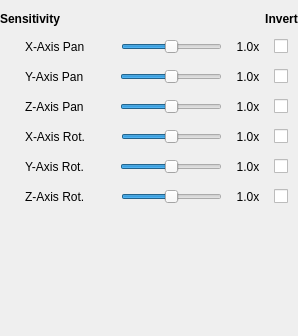
<?xml version="1.0" encoding="UTF-8"?>
<ui version="4.0">
 <class>librepcb::editor::SpaceMouseSettingsWidget</class>
 <widget class="QWidget" name="librepcb::editor::SpaceMouseSettingsWidget">
  <property name="geometry">
   <rect>
    <x>0</x>
    <y>0</y>
    <width>298</width>
    <height>336</height>
   </rect>
  </property>
  <layout class="QVBoxLayout" name="verticalLayout">
   <property name="spacing">
    <number>0</number>
   </property>
   <property name="leftMargin">
    <number>0</number>
   </property>
   <property name="topMargin">
    <number>0</number>
   </property>
   <property name="rightMargin">
    <number>0</number>
   </property>
   <property name="bottomMargin">
    <number>0</number>
   </property>
   <item>
    <widget class="QStackedWidget" name="stkSpaceMouse">
     <property name="currentIndex">
      <number>0</number>
     </property>
     <widget class="QWidget" name="pageSpaceMouseControls">
      <layout class="QGridLayout" name="gridLayoutSpaceMouse">
       <property name="leftMargin">
        <number>0</number>
       </property>
       <property name="rightMargin">
        <number>0</number>
       </property>
       <item row="2" column="1">
        <layout class="QHBoxLayout" name="horizontalLayout_11">
         <property name="topMargin">
          <number>0</number>
         </property>
         <item>
          <widget class="QLabel" name="label_9">
           <property name="font">
            <font>
             <bold>true</bold>
            </font>
           </property>
           <property name="text">
            <string>Sensitivity</string>
           </property>
          </widget>
         </item>
         <item>
          <spacer name="horizontalSpacer_4">
           <property name="orientation">
            <enum>Qt::Orientation::Horizontal</enum>
           </property>
           <property name="sizeHint" stdset="0">
            <size>
             <width>40</width>
             <height>20</height>
            </size>
           </property>
          </spacer>
         </item>
         <item>
          <widget class="QLabel" name="lblSpaceMouseReverseHeader">
           <property name="font">
            <font>
             <bold>true</bold>
            </font>
           </property>
           <property name="text">
            <string>Invert</string>
           </property>
           <property name="alignment">
            <set>Qt::AlignmentFlag::AlignCenter</set>
           </property>
          </widget>
         </item>
        </layout>
       </item>
       <item row="15" column="1">
        <layout class="QHBoxLayout" name="horizontalLayout_10">
         <property name="leftMargin">
          <number>25</number>
         </property>
         <property name="topMargin">
          <number>0</number>
         </property>
         <property name="rightMargin">
          <number>10</number>
         </property>
         <item>
          <widget class="QLabel" name="label_28">
           <property name="text">
            <string>Z-Axis Rot.</string>
           </property>
          </widget>
         </item>
         <item>
          <widget class="QLabel" name="lblSpaceMouseIconYaw">
           <property name="minimumSize">
            <size>
             <width>24</width>
             <height>24</height>
            </size>
           </property>
           <property name="text">
            <string notr="true"/>
           </property>
           <property name="alignment">
            <set>Qt::AlignmentFlag::AlignCenter</set>
           </property>
          </widget>
         </item>
         <item>
          <widget class="QSlider" name="sldSpaceMouseYaw">
           <property name="toolTip">
            <string>Double-click to reset</string>
           </property>
           <property name="minimum">
            <number>-100</number>
           </property>
           <property name="maximum">
            <number>100</number>
           </property>
           <property name="singleStep">
            <number>5</number>
           </property>
           <property name="pageStep">
            <number>10</number>
           </property>
           <property name="value">
            <number>0</number>
           </property>
           <property name="orientation">
            <enum>Qt::Orientation::Horizontal</enum>
           </property>
          </widget>
         </item>
         <item>
          <widget class="QLabel" name="lblSpaceMouseYawValue">
           <property name="minimumSize">
            <size>
             <width>40</width>
             <height>0</height>
            </size>
           </property>
           <property name="text">
            <string notr="true">1.0x</string>
           </property>
           <property name="alignment">
            <set>Qt::AlignmentFlag::AlignCenter</set>
           </property>
           <property name="margin">
            <number>0</number>
           </property>
          </widget>
         </item>
         <item>
          <widget class="QCheckBox" name="chkSpaceMouseYawInvert">
           <property name="text">
            <string notr="true"/>
           </property>
          </widget>
         </item>
        </layout>
       </item>
       <item row="11" column="1">
        <layout class="QHBoxLayout" name="horizontalLayout_8">
         <property name="leftMargin">
          <number>25</number>
         </property>
         <property name="topMargin">
          <number>0</number>
         </property>
         <property name="rightMargin">
          <number>10</number>
         </property>
         <item>
          <widget class="QLabel" name="label_26">
           <property name="text">
            <string>X-Axis Rot.</string>
           </property>
          </widget>
         </item>
         <item>
          <widget class="QLabel" name="lblSpaceMouseIconPitch">
           <property name="minimumSize">
            <size>
             <width>24</width>
             <height>24</height>
            </size>
           </property>
           <property name="text">
            <string notr="true"/>
           </property>
           <property name="alignment">
            <set>Qt::AlignmentFlag::AlignCenter</set>
           </property>
          </widget>
         </item>
         <item>
          <widget class="QSlider" name="sldSpaceMousePitch">
           <property name="toolTip">
            <string>Double-click to reset</string>
           </property>
           <property name="minimum">
            <number>-100</number>
           </property>
           <property name="maximum">
            <number>100</number>
           </property>
           <property name="singleStep">
            <number>5</number>
           </property>
           <property name="pageStep">
            <number>10</number>
           </property>
           <property name="value">
            <number>0</number>
           </property>
           <property name="orientation">
            <enum>Qt::Orientation::Horizontal</enum>
           </property>
          </widget>
         </item>
         <item>
          <widget class="QLabel" name="lblSpaceMousePitchValue">
           <property name="minimumSize">
            <size>
             <width>40</width>
             <height>0</height>
            </size>
           </property>
           <property name="text">
            <string notr="true">1.0x</string>
           </property>
           <property name="alignment">
            <set>Qt::AlignmentFlag::AlignCenter</set>
           </property>
          </widget>
         </item>
         <item>
          <widget class="QCheckBox" name="chkSpaceMousePitchInvert">
           <property name="text">
            <string notr="true"/>
           </property>
          </widget>
         </item>
        </layout>
       </item>
       <item row="5" column="1">
        <layout class="QHBoxLayout" name="horizontalLayout_4">
         <property name="leftMargin">
          <number>25</number>
         </property>
         <property name="topMargin">
          <number>0</number>
         </property>
         <property name="rightMargin">
          <number>10</number>
         </property>
         <property name="bottomMargin">
          <number>0</number>
         </property>
         <item>
          <widget class="QLabel" name="label_22">
           <property name="text">
            <string>X-Axis Pan</string>
           </property>
          </widget>
         </item>
         <item>
          <widget class="QLabel" name="lblSpaceMouseIconPanH">
           <property name="minimumSize">
            <size>
             <width>24</width>
             <height>24</height>
            </size>
           </property>
           <property name="text">
            <string notr="true"/>
           </property>
           <property name="alignment">
            <set>Qt::AlignmentFlag::AlignCenter</set>
           </property>
          </widget>
         </item>
         <item>
          <widget class="QSlider" name="sldSpaceMousePanH">
           <property name="toolTip">
            <string>Double-click to reset</string>
           </property>
           <property name="minimum">
            <number>-100</number>
           </property>
           <property name="maximum">
            <number>100</number>
           </property>
           <property name="singleStep">
            <number>5</number>
           </property>
           <property name="pageStep">
            <number>10</number>
           </property>
           <property name="value">
            <number>0</number>
           </property>
           <property name="orientation">
            <enum>Qt::Orientation::Horizontal</enum>
           </property>
          </widget>
         </item>
         <item>
          <widget class="QLabel" name="lblSpaceMousePanHValue">
           <property name="minimumSize">
            <size>
             <width>40</width>
             <height>0</height>
            </size>
           </property>
           <property name="text">
            <string notr="true">1.0x</string>
           </property>
           <property name="alignment">
            <set>Qt::AlignmentFlag::AlignCenter</set>
           </property>
          </widget>
         </item>
         <item>
          <widget class="QCheckBox" name="chkSpaceMousePanHInvert">
           <property name="text">
            <string notr="true"/>
           </property>
          </widget>
         </item>
        </layout>
       </item>
       <item row="9" column="1">
        <layout class="QHBoxLayout" name="horizontalLayout_7">
         <property name="leftMargin">
          <number>25</number>
         </property>
         <property name="topMargin">
          <number>0</number>
         </property>
         <property name="rightMargin">
          <number>10</number>
         </property>
         <item>
          <widget class="QLabel" name="label_25">
           <property name="text">
            <string>Z-Axis Pan</string>
           </property>
          </widget>
         </item>
         <item>
          <widget class="QLabel" name="lblSpaceMouseIconZoom">
           <property name="minimumSize">
            <size>
             <width>24</width>
             <height>24</height>
            </size>
           </property>
           <property name="text">
            <string notr="true"/>
           </property>
           <property name="alignment">
            <set>Qt::AlignmentFlag::AlignCenter</set>
           </property>
          </widget>
         </item>
         <item>
          <widget class="QSlider" name="sldSpaceMouseZoom">
           <property name="toolTip">
            <string>Double-click to reset</string>
           </property>
           <property name="minimum">
            <number>-100</number>
           </property>
           <property name="maximum">
            <number>100</number>
           </property>
           <property name="singleStep">
            <number>5</number>
           </property>
           <property name="pageStep">
            <number>10</number>
           </property>
           <property name="value">
            <number>0</number>
           </property>
           <property name="orientation">
            <enum>Qt::Orientation::Horizontal</enum>
           </property>
          </widget>
         </item>
         <item>
          <widget class="QLabel" name="lblSpaceMouseZoomValue">
           <property name="minimumSize">
            <size>
             <width>40</width>
             <height>0</height>
            </size>
           </property>
           <property name="text">
            <string notr="true">1.0x</string>
           </property>
           <property name="alignment">
            <set>Qt::AlignmentFlag::AlignCenter</set>
           </property>
          </widget>
         </item>
         <item>
          <widget class="QCheckBox" name="chkSpaceMouseZoomInvert">
           <property name="text">
            <string notr="true"/>
           </property>
          </widget>
         </item>
        </layout>
       </item>
       <item row="7" column="1">
        <layout class="QHBoxLayout" name="horizontalLayout_6">
         <property name="leftMargin">
          <number>25</number>
         </property>
         <property name="topMargin">
          <number>0</number>
         </property>
         <property name="rightMargin">
          <number>10</number>
         </property>
         <item>
          <widget class="QLabel" name="label_24">
           <property name="text">
            <string>Y-Axis Pan</string>
           </property>
          </widget>
         </item>
         <item>
          <widget class="QLabel" name="lblSpaceMouseIconPanV">
           <property name="minimumSize">
            <size>
             <width>24</width>
             <height>24</height>
            </size>
           </property>
           <property name="text">
            <string notr="true"/>
           </property>
           <property name="alignment">
            <set>Qt::AlignmentFlag::AlignCenter</set>
           </property>
          </widget>
         </item>
         <item>
          <widget class="QSlider" name="sldSpaceMousePanV">
           <property name="toolTip">
            <string>Double-click to reset</string>
           </property>
           <property name="minimum">
            <number>-100</number>
           </property>
           <property name="maximum">
            <number>100</number>
           </property>
           <property name="singleStep">
            <number>5</number>
           </property>
           <property name="pageStep">
            <number>10</number>
           </property>
           <property name="value">
            <number>0</number>
           </property>
           <property name="orientation">
            <enum>Qt::Orientation::Horizontal</enum>
           </property>
          </widget>
         </item>
         <item>
          <widget class="QLabel" name="lblSpaceMousePanVValue">
           <property name="minimumSize">
            <size>
             <width>40</width>
             <height>0</height>
            </size>
           </property>
           <property name="text">
            <string notr="true">1.0x</string>
           </property>
           <property name="alignment">
            <set>Qt::AlignmentFlag::AlignCenter</set>
           </property>
          </widget>
         </item>
         <item>
          <widget class="QCheckBox" name="chkSpaceMousePanVInvert">
           <property name="text">
            <string notr="true"/>
           </property>
          </widget>
         </item>
        </layout>
       </item>
       <item row="13" column="1">
        <layout class="QHBoxLayout" name="horizontalLayout_9">
         <property name="leftMargin">
          <number>25</number>
         </property>
         <property name="topMargin">
          <number>0</number>
         </property>
         <property name="rightMargin">
          <number>10</number>
         </property>
         <item>
          <widget class="QLabel" name="label_27">
           <property name="text">
            <string>Y-Axis Rot.</string>
           </property>
          </widget>
         </item>
         <item>
          <widget class="QLabel" name="lblSpaceMouseIconRoll">
           <property name="minimumSize">
            <size>
             <width>24</width>
             <height>24</height>
            </size>
           </property>
           <property name="text">
            <string notr="true"/>
           </property>
           <property name="alignment">
            <set>Qt::AlignmentFlag::AlignCenter</set>
           </property>
          </widget>
         </item>
         <item>
          <widget class="QSlider" name="sldSpaceMouseRoll">
           <property name="toolTip">
            <string>Double-click to reset</string>
           </property>
           <property name="minimum">
            <number>-100</number>
           </property>
           <property name="maximum">
            <number>100</number>
           </property>
           <property name="singleStep">
            <number>5</number>
           </property>
           <property name="pageStep">
            <number>10</number>
           </property>
           <property name="value">
            <number>0</number>
           </property>
           <property name="orientation">
            <enum>Qt::Orientation::Horizontal</enum>
           </property>
          </widget>
         </item>
         <item>
          <widget class="QLabel" name="lblSpaceMouseRollValue">
           <property name="minimumSize">
            <size>
             <width>40</width>
             <height>0</height>
            </size>
           </property>
           <property name="text">
            <string notr="true">1.0x</string>
           </property>
           <property name="alignment">
            <set>Qt::AlignmentFlag::AlignCenter</set>
           </property>
          </widget>
         </item>
         <item>
          <widget class="QCheckBox" name="chkSpaceMouseRollInvert">
           <property name="text">
            <string notr="true"/>
           </property>
          </widget>
         </item>
        </layout>
       </item>
      </layout>
     </widget>
    </widget>
   </item>
   <item>
    <spacer name="verticalSpacer_2">
     <property name="orientation">
      <enum>Qt::Orientation::Vertical</enum>
     </property>
     <property name="sizeHint" stdset="0">
      <size>
       <width>20</width>
       <height>40</height>
      </size>
     </property>
    </spacer>
   </item>
  </layout>
 </widget>
 <resources/>
 <connections/>
</ui>
